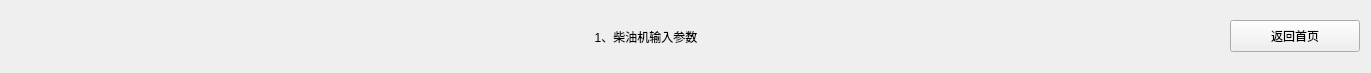
    <widget class="CardWidget" name="CardWidget_150">
     <property name="geometry">
      <rect>
       <x>20</x>
       <y>10</y>
       <width>1371</width>
       <height>73</height>
      </rect>
     </property>
     <property name="minimumSize">
      <size>
       <width>1361</width>
       <height>71</height>
      </size>
     </property>
     <layout class="QHBoxLayout" name="horizontalLayout_17">
      <item>
       <widget class="IconWidget" name="IconWidget_529">
        <property name="sizePolicy">
         <sizepolicy hsizetype="Fixed" vsizetype="Fixed">
          <horstretch>0</horstretch>
          <verstretch>0</verstretch>
         </sizepolicy>
        </property>
        <property name="minimumSize">
         <size>
          <width>51</width>
          <height>51</height>
         </size>
        </property>
        <property name="maximumSize">
         <size>
          <width>51</width>
          <height>51</height>
         </size>
        </property>
       </widget>
      </item>
      <item>
       <widget class="TitleLabel" name="TitleLabel_65">
        <property name="text">
         <string>1、柴油机输入参数</string>
        </property>
        <property name="alignment">
         <set>Qt::AlignCenter</set>
        </property>
       </widget>
      </item>
      <item>
       <widget class="PrimaryPushButton" name="PrimaryPushButton_73">
        <property name="minimumSize">
         <size>
          <width>130</width>
          <height>32</height>
         </size>
        </property>
        <property name="maximumSize">
         <size>
          <width>130</width>
          <height>32</height>
         </size>
        </property>
        <property name="text">
         <string>返回首页</string>
        </property>
       </widget>
      </item>
     </layout>
    </widget>
